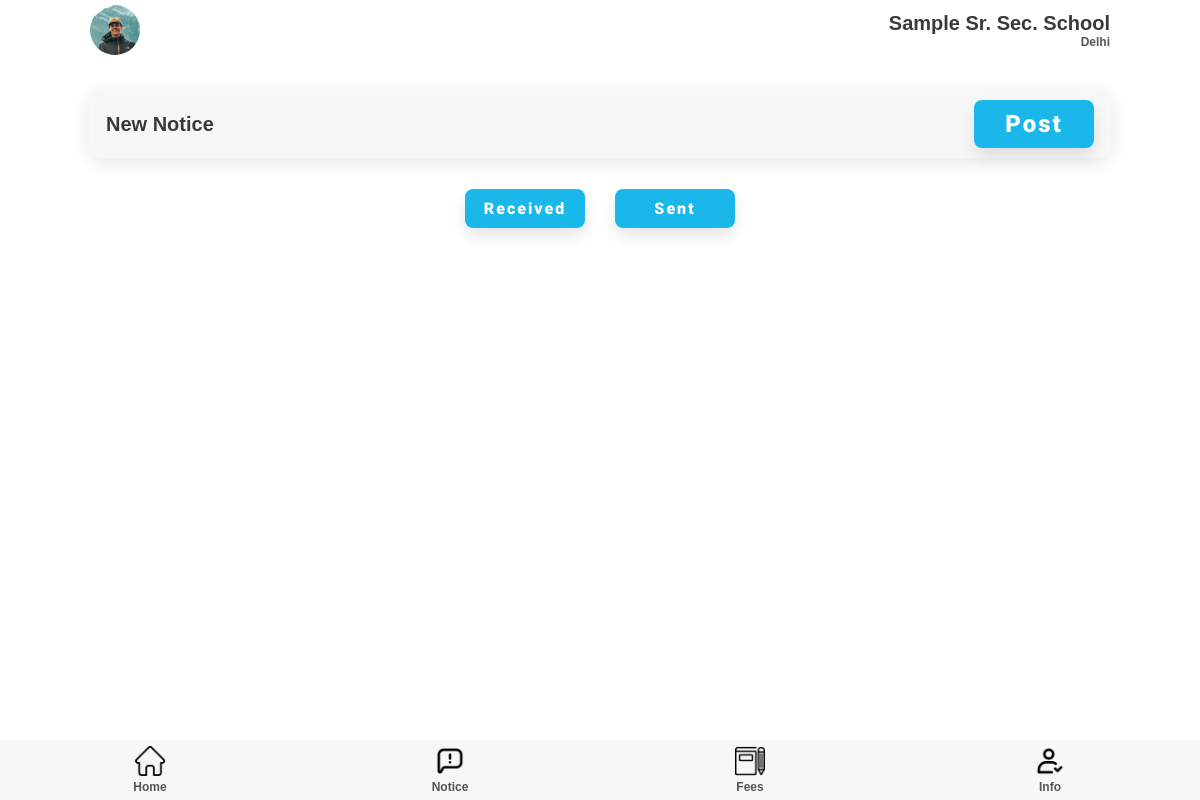
/notice/superadmin/all (signed in), run on an earlier commit of the app's database.
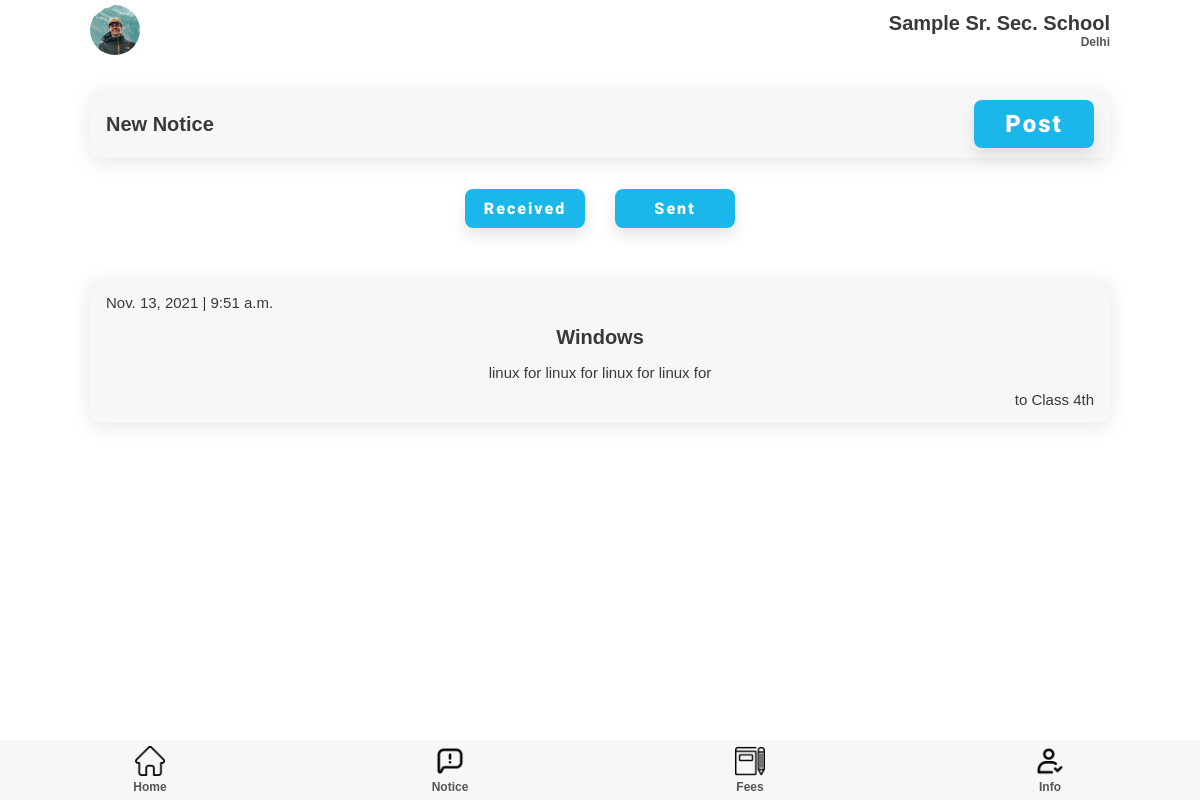
And on a later commit of the database.
### notice/models.py (models this page shows)
class receiver(models.Model):
        note = models.ForeignKey(notice, on_delete=models.CASCADE)
        receiver = models.ForeignKey(classSection, on_delete=models.CASCADE)
        posted_by = models.ForeignKey(User, on_delete=models.CASCADE)

class notice(models.Model):
        topic = models.CharField(max_length=200)
        desc = models.CharField(max_length=2000)
        date = models.DateTimeField(auto_now=True)

### teacher/models.py (models this page shows)
class classSection(models.Model):
    Class = models.IntegerField()
    section = models.CharField(max_length=50)
    teacher = models.OneToOneField(teacher, on_delete=models.PROTECT)

### notice/views.py (the view, shortened to what this page needs)
# urls.py: path('superadmin/<str:category>', views.superAdminNotice, name = 'superAdminNotice'),
def superAdminNotice(request, category):
    print(category)
    user = request.user
    if category == 'all':
        superadminObj = SuperAdmin.objects.get(user = user)
        schoolobj = superadminObj.school
        superadmin_qs = SuperAdmin.objects.filter(school = schoolobj).exclude(user = user)
        print(type(superadmin_qs))
        notice_qs = []
        for superadmin in superadmin_qs:
            notice_q = receiver.objects.filter(posted_by = superadmin.user)
            try:
                if notice_q[0].note:
                    for item in notice_q:
                        notice_qs.append(item)
            except:
                print("no notice")
                pass
        print(notice_qs)
        return render(request, 'superNotice.html', {'receivers': notice_qs, 'superadmin': superadminObj})

### templates/superadmin/superNotice.html (shortened to what this page needs)
{% extends 'adminhome.html' %} {% load static %} {% block extra-head %}
<link rel="stylesheet" href="{% static '/css/attendance.css' %}" />
<link rel="stylesheet" href="{% static '/css/notice.css' %}" />
{% endblock extra-head %}
{% block content %}
<section id="main">
  <section id="start-att">
    <div class="component-back">
      <div>
        <h2>New Notice</h2>
      </div>
      <a href="{% url 'notice:createNotice' %}">
        <button class="btn btn-lg">Post</button>
      </a>
    </div>
  </section>
  <section class="notice-toggle">
    <div class="notice-buttons">
      <a href="{% url 'notice:superAdminNotice' "all" %}"><button class="btn btn-md">Received</button></a>
      <a href="{% url 'notice:superAdminNotice' "sent" %}"><button class="btn btn-md">Sent</button></a>
    </div>
  </section>
  <section id="home-menu">
    <div class="home-menu">
      {% for receiver in receivers %}
      <div class="menu-list notice-list">
        <p>{{ receiver.note.date.date }} | {{ receiver.note.date.time }}</p>
        <h2>{{ receiver.note.topic }}</h2>
        <p>{{ receiver.note.desc }}</p>
        <p>to Class {{ receiver.receiver.Class }}th</p>
      </div>
      {% endfor %}
    </div>
  </section>
</section>
{% endblock content %}

What changed in the data, as far as the page shows it:
added receiver: note "Nov. 13, 2021", note.date.time "9:51 a.m.", note.topic "Windows", note.desc "linux for linux for linux for linux for", receiver.Class "4"
